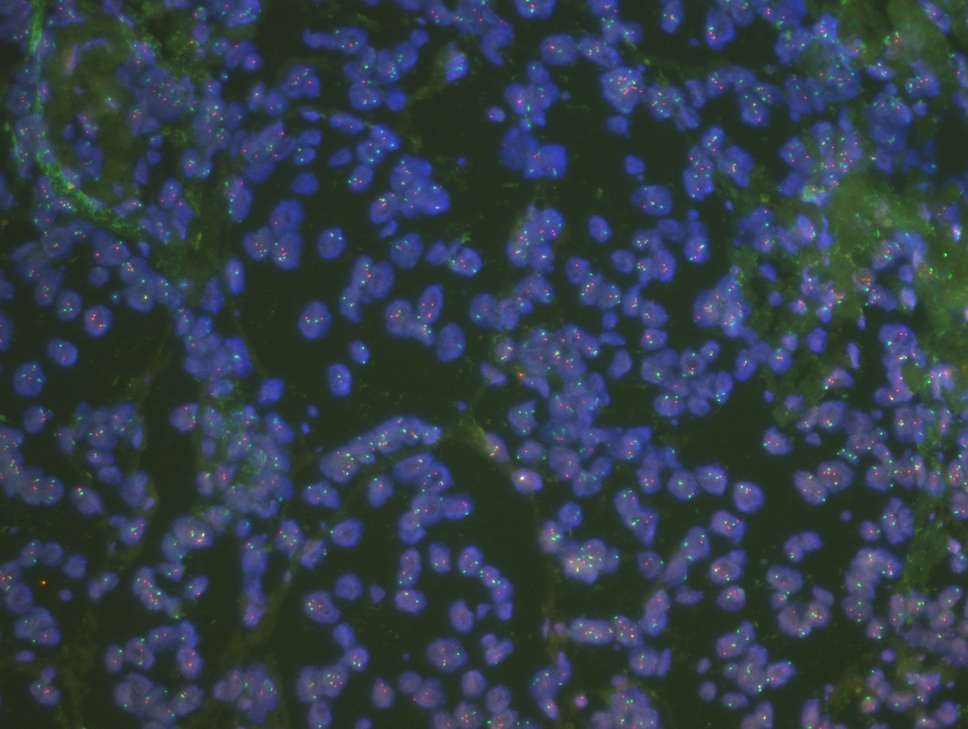
#> input picture src/libs/algorithms/FISH_deployment/check_sanity/2022-8-2_202227312-1_01.jpg, 968 x 729 px, shrunk from 1360 x 1024 before the run
$ python -i seg_tissue_area.py   (imports and definitions only)
#> lines starting #> are read from the running program, lines starting #| are printed output that depends on the picture; after the words box and inside, x2 and y2 are one past the last pixel; in counts of white or black regions, pixels touching at a corner belong together
#!/usr/bin/env python
# -*- coding: utf-8 -*-
# @Time    : 2022/1/12 22:53
# @Author  : Can Cui
# @File    : seg_tissue_area.py
# @Software: PyCharm
# @Comment:

import cv2
import numpy as np

def sort_edge(image):
    # gray = cv2.cvtColor(image, cv2.COLOR_BGR2GRAY)
    ret, binary = cv2.threshold(image, 127, 255, cv2.THRESH_BINARY)
    contours = cv2.findContours(binary, cv2.RETR_TREE, cv2.CHAIN_APPROX_SIMPLE)
    return contours[0]

def auto_threshold(image):
    img = cv2.cvtColor(image, cv2.COLOR_RGB2GRAY)
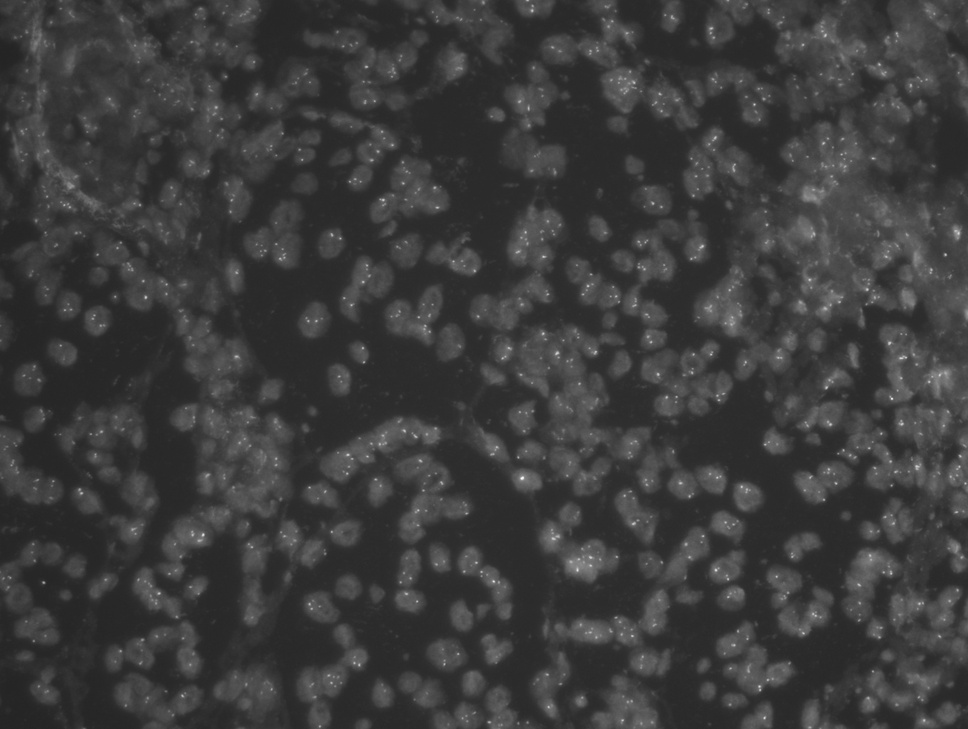
#> img: shape (729, 968); min 35, max 251, mean 59.9
    img[np.where(img == 0)] = 255
    img = cv2.medianBlur(img, 5)
    th2_ori = cv2.adaptiveThreshold(img, 255, cv2.ADAPTIVE_THRESH_MEAN_C, cv2.THRESH_BINARY, 11, 2)
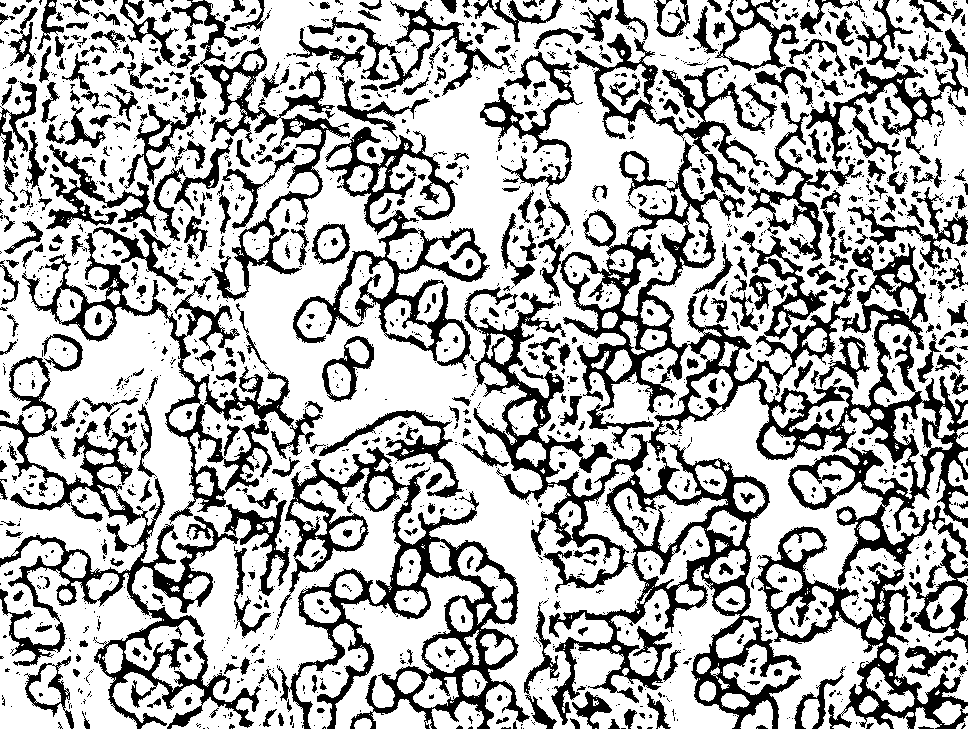
#> th2_ori: shape (729, 968); 70% white; 1870 black regions (1357 under 20 px), largest, box (x1, y1, x2, y2) and area: (464, 51, 968, 729) 57465, (0, 356, 290, 729) 17107, (275, 447, 530, 729) 16345
    th2 = 255 - th2_ori
    kernel_2 = np.ones((10, 10), np.uint8)
    th2 = cv2.dilate(th2, kernel_2)
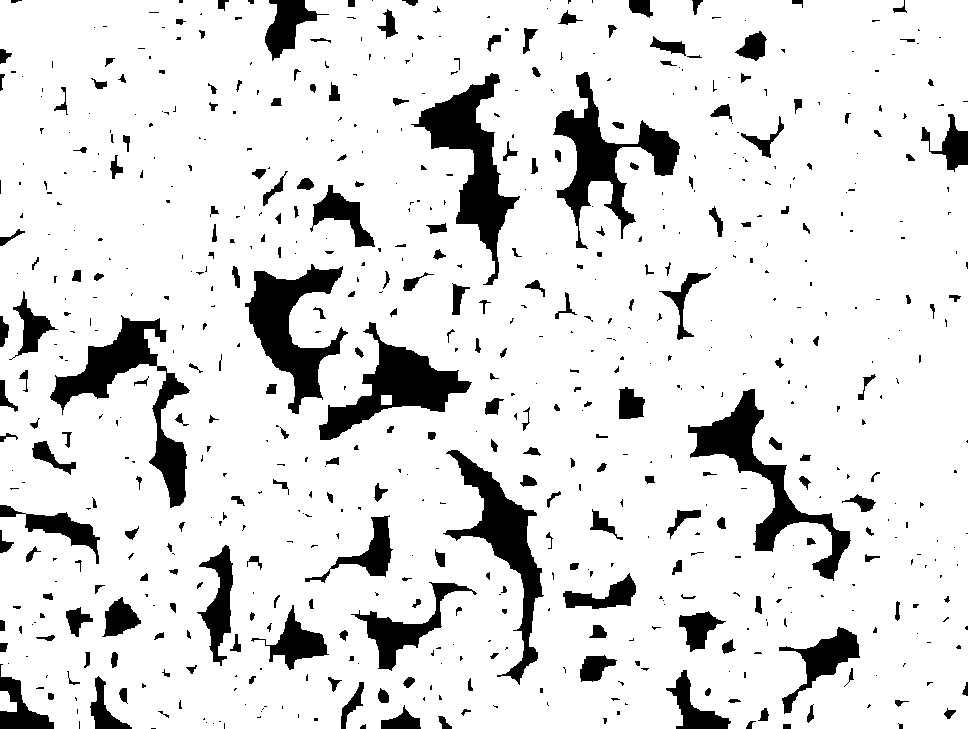
#> th2: shape (729, 968); 87.5% white; 677 black regions (416 under 20 px), largest, box (x1, y1, x2, y2) and area: (411, 73, 520, 285) 6695, (50, 315, 190, 508) 6339, (688, 389, 851, 581) 6068
    kernel = np.ones((30, 30), np.uint8)  # 设置小
    th2 = cv2.erode(th2, kernel)  # 做一个连tong
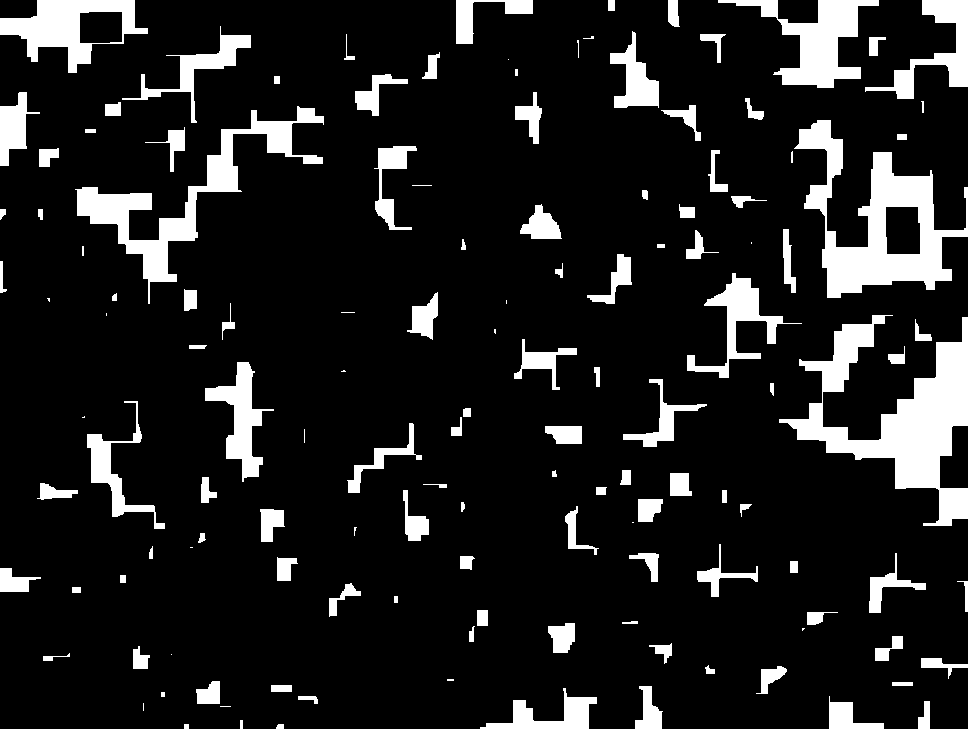
#> th2: shape (729, 968); 12.6% white; 136 white regions (19 under 20 px), largest, box (x1, y1, x2, y2) and area: (779, 315, 968, 526) 13621, (794, 120, 968, 298) 11049, (75, 106, 324, 304) 7957
    th2 = cv2.dilate(th2, kernel)
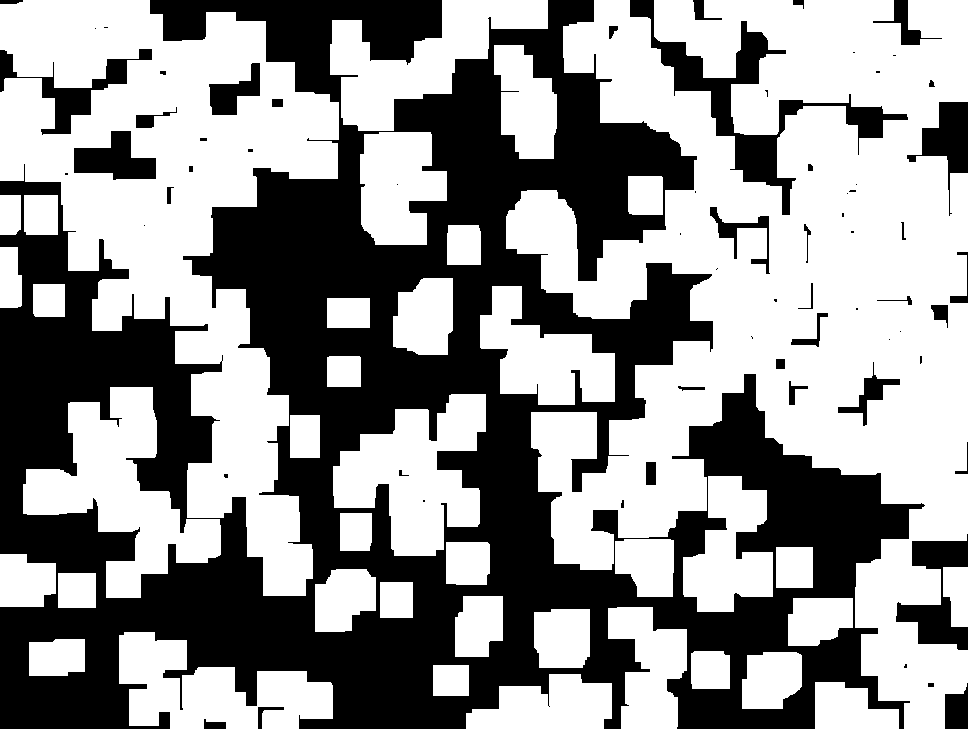
#> th2: shape (729, 968); 57.7% white; 67 black regions (27 under 20 px)
    contours = sort_edge(th2)
#> in sort_edge, `contours = cv2.findContours(binary, cv2.RETR_TREE, cv2.CHAIN_APPROX_SI..`: contours = 96 contours, 27 with area under 20; largest, box (x1, y1, x2, y2) and area: (506, 0, 968, 729) 173575, (0, 0, 339, 596) 87408, (23, 387, 221, 598) 17028, (333, 394, 486, 556) 14005, (330, 0, 548, 131) 11938
    area_list = []
    for roi_list in contours:
        area = cv2.contourArea(roi_list)
        area_list.append(area)
#> this loop made 96 passes
#> area on passes 1, 2, 5, 6, 7, 8, 9, 10, 11, 12, 15, 16: 2844, 5604, 2838.5, 1375.5, 1839, 11804.5, 3001, 6120.5, 2540.5, 2455.5, 2978, 1181
#> (roi_list, area) on passes 4, 13, 14, 18, 23, 29: ([[433, 665], [433, 695], [468, 695], [468, 665]], 1050), ([[380, 582], [380, 617], [412, 617], [412, 582]], 1120), ([[58, 573], [58, 607], [95, 607], [95, 573]], 1258), ([[776, 547], [776, 587], [812, 587], [812, 547]], 1440), ([[290, 415], [290, 457], [319, 457], [319, 415]], 1218), ([[327, 298], [327, 327], [369, 327], [369, 298]], 1218)
#> after the loop, area_list = 96 values, max 173575 at index 40, min 2 at index 2, mean 4301.5
    area_list = np.array(area_list, dtype=int)
#> area_list = 96 values, max 173575 at index 40, min 2 at index 2, mean 4301.3

    new_contours = []
    pass_contours = []
    for i in range(area_list.size):
        #threshold = area_list[i] / np.max(area_list)
        #if threshold >=0.05:
        new_contours.append(contours[i])
#> after the loop, new_contours has the same summary as contours in sort_edge
    return new_contours

def gamma(img, c, v):
    lut = np.zeros(256, dtype=np.float32)
    for i in range(256):
        lut[i] = c * i ** v
    output_img = cv2.LUT(img, lut)
    output_img = np.uint8(output_img + 0.5)  # 这句一定要加上
    return output_img

def find_tissue_countours(slide):
    try:
        scale=16
        img = slide.read((0,0), (slide.width, slide.height), scale)
        out = gamma(img, 0.00000005, 4.0)
        new_contours = auto_threshold(out)
        new_contours = [cnt*scale for cnt in new_contours]
    except Exception as e:
        print(e)
        new_contours = []
    return new_contours

>>> import cv2
>>> picture = cv2.cvtColor(cv2.imread('../../FISH_deployment/check_sanity/2022-8-2_202227312-1_01.jpg'), cv2.COLOR_BGR2RGB)
>>> result = auto_threshold(picture)
#> result has the same summary as contours in sort_edge
